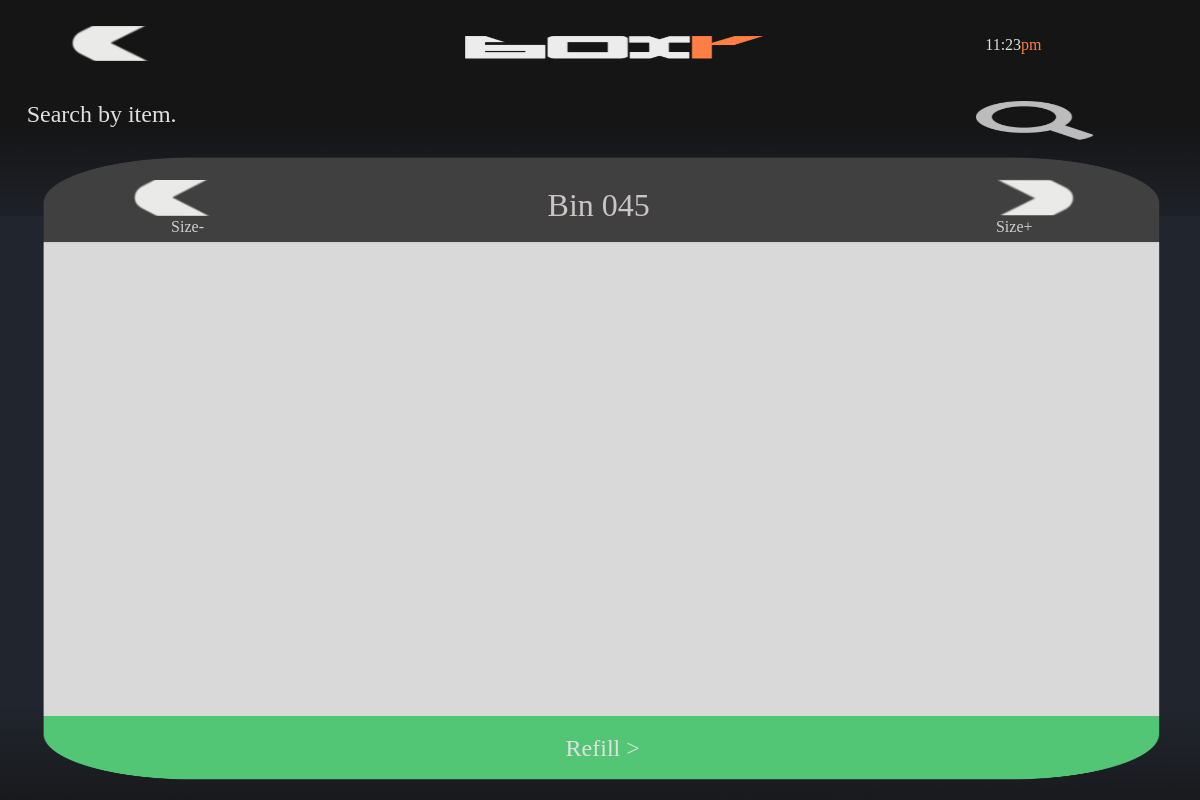
/search/item/00051054010743, run on an earlier commit of the app's database.
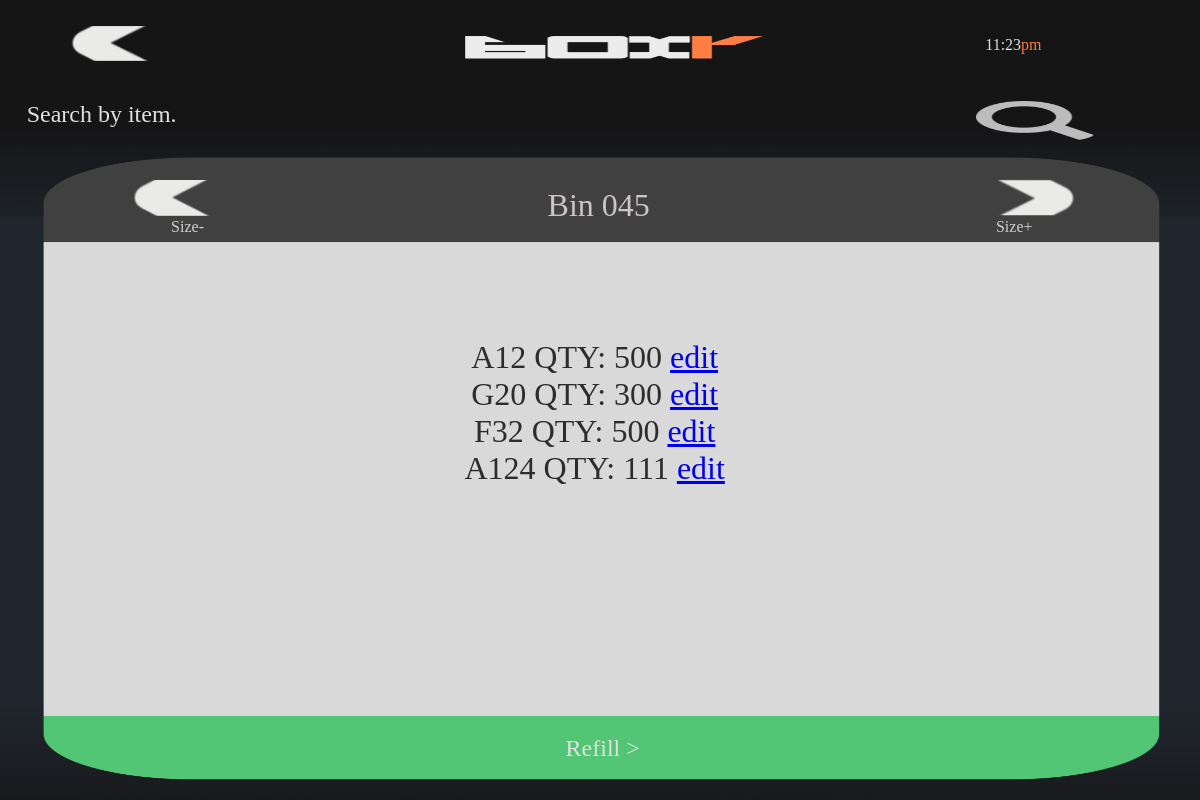
And on a later commit of the database.
### main/models.py (models this page shows, shortened)
class Products_On_Pallets(models.Model):
    product = models.ForeignKey(Product, on_delete=models.CASCADE)
    pallet = models.ForeignKey(Pallets, on_delete=models.CASCADE)
    qty = models.IntegerField(default=0)

class Pallets(models.Model):
    products = models.ManyToManyField(Product, through="Products_On_Pallets")
    location = models.CharField(max_length=50, default="Floor")

### main/views.py (the view)
# urls.py: path('search/item/<int:id>', views.search_item_detail, name='search-item-detail'),
def search_item_detail(request,id):
    context = {}
    id = (str(id).rjust(14, '0'))
    context["id"] = id
    context["products"] = Products_On_Pallets.objects.filter(product = id)
    return render(request, "main/search/item/page2results.html", context)

### main/templates/main/search/item/page2results.html (shortened to what this page needs)
<!DOCTYPE html>
<html><head><meta name="GCD" content="YTk3ODQ3ZWZhN2I4NzZmMzBkNTEwYjJl6179a89adfee22307981cf44b5ab21f5"/>
  {% load static %}
  <link rel="stylesheet" href="{% static 'css/main.css' %}" />
</head>
<body>
  <gwd-genericad id="gwd-ad">
    <gwd-pagedeck class="gwd-page-container" id="pagedeck" data-gwd-offset-top="0px" data-gwd-offset-left="0px">
      <gwd-page id="page1" class="gwd-page-wrapper gwd-page-size gwd-lightbox gwd-page-1f4d" data-gwd-width="100%" data-gwd-height="100%">
        <div class="gwd-page-content gwd-page-size">
          <gwd-image id="pageBG" source="{% static 'images/searchItem/results/home_mockup_BG.png' %}" scaling="stretch" class="gwd-image-1l7d"></gwd-image>
          <gwd-image id="headerBG" source="{% static 'images/searchItem/results/home_mockup_TIMEBG.png' %}" scaling="stretch" class="gwd-image-pqq6"></gwd-image>
          <gwd-image id="clipboardBG" source="{% static 'images/searchItem/results/results_mockup_2.png' %}" scaling="stretch" class="gwd-image-xy44"></gwd-image>
          <gwd-image id="topBar" source="{% static 'images/searchItem/results/topBar.png' %}" scaling="stretch" class="gwd-image-1rbp"></gwd-image>
          <gwd-image id="logoBoxr" source="{% static 'images/searchItem/results/home_logo.png' %}" scaling="stretch" class="gwd-image-1q3q"></gwd-image>
          <gwd-imagebutton id="buttonBack" onclick="location.href = '/search/item/page1'" up-image="{% static 'images/searchItem/results/backArrow.png' %}" over-image="{% static 'images/searchItem/results/backArrow.png' %}" down-image="{% static 'images/searchItem/results/backArrow.png' %}" scaling="cover" class="gwd-imagebutton-4wfy gwd-imagebutton-17k0"></gwd-imagebutton>
          <gwd-imagebutton id="sizeDownButt" up-image="{% static 'images/searchItem/results/backArrow.png' %}" over-image="{% static 'images/searchItem/results/backArrow.png' %}" down-image="{% static 'images/searchItem/results/backArrow.png' %}" scaling="cover" class="gwd-imagebutton-4wfy gwd-imagebutton-cvs3 gwd-imagebutton-2rt2"></gwd-imagebutton>
          <gwd-imagebutton id="sizeUpButt" up-image="{% static 'images/searchItem/results/backArrow.png' %}" over-image="{% static 'images/searchItem/results/backArrow.png' %}" down-image="{% static 'images/searchItem/results/backArrow.png' %}" scaling="cover" class="gwd-imagebutton-4wfy gwd-imagebutton-cvs3 gwd-imagebutton-1ay1"></gwd-imagebutton><span class="gwd-span-l190" id="timeDispSmall"><span class="gwd-span-rbea" id="12hdisp">6:21</span><span class="gwd-span-1x1k" id="numbers">pm</span></span><span class="gwd-span-b32t" id="resultsLabel">Search by item.</span>
          <gwd-image id="headerIcon" source="{% static 'images/searchItem/results/search_1.png' %}" scaling="stretch" class="gwd-image-569z"></gwd-image>
          <span class="gwd-span-1m6s gwd-span-1707" id="refilButtLabel">Refill &gt;</span>
          <gwd-imagebutton id="refillButt" up-image="" over-image="" down-image="" scaling="cover" class="gwd-imagebutton-13dk"></gwd-imagebutton>
          <p class="gwd-p-1wyt" id="binLabel">Bin 045</p>
          <p class="gwd-p-po7s gwd-p-q9jk">Size-</p>
          <p class="gwd-p-po7s gwd-p-1hs9">Size+</p>
          <p class="gwd-p-1aym" id="searchCriteriaLabel">{{item}}</p>
          <div class="gwd-p-2aym" style="overflow-y:scroll">
            {% for p in products %}
            <p>{{ p.pallet.location }} QTY: {{ p.qty }}  <a href="{% url 'edit-item' item_id=p.id  %}"> edit </a></p>
            {% endfor %}
          </div>
        </div>
      </gwd-page>
    </gwd-pagedeck>
  </gwd-genericad>
  <div style="height: 100px; overflow: auto;">
  </div>
</body></html>

### main/templates/main/search/item/page2results.html (style rules this page uses)
gwd-page { display:block }
.gwd-pagedeck { position:relative;display:block }
.gwd-pagedeck>.gwd-page { position:absolute;top:0;left:0;-webkit-transition-property:-webkit-transform,opacity;-moz-transition-property:transform,opacity;transition-property:transform,opacity }
gwd-image { display:inline-block }
.gwd-lightbox { overflow:hidden }
p { margin:0px }
html,body { width:100%;height:100%;margin:0px }
.gwd-page-container { position:absolute;width:100%;height:100% }
.gwd-page-content { background-color:transparent;transform:matrix3d(1, 0, 0, 0, 0, 1, 0, 0, 0, 0, 1, 0, 0, 0, 0, 1);-webkit-transform:matrix3d(1, 0, 0, 0, 0, 1, 0, 0, 0, 0, 1, 0, 0, 0, 0, 1);-moz-transform:matrix3d(1, 0, 0, 0, 0, 1, 0, 0, 0, 0, 1, 0, 0, 0, 0, 1);perspective:1400px;-webkit-perspective:1400px;-moz-perspective:1400px;transform-style:preserve-3d;-webkit-transform-style:preserve-3d;-moz-transform-style:preserve-3d;position:absolute }
.gwd-page-wrapper { background-color:#fff;position:absolute;transform:translateZ(0);-webkit-transform:translateZ(0);-moz-transform:translateZ(0) }
.gwd-page-size { width:100%;height:100% }
.gwd-page-1f4d { background-image:none;background-color:#000 }
.gwd-image-1l7d { position:absolute;left:0px;top:0px;width:100%;height:100% }
.gwd-image-pqq6 { position:absolute;background-image:none;background-color:transparent;width:100%;height:100%;left:0px;top:-103px }
.gwd-image-1q3q { position:absolute;width:100%;height:100%;left:0px;top:0px }
.gwd-imagebutton-4wfy { position:absolute;width:8.89%;height:4.4%;left:5.78%;top:3.19% }
.gwd-image-1rbp { position:absolute;width:100%;height:110%;left:0%;top:0% }
.gwd-span-l190 { position:absolute;color:#fff;font-family:nexalight;transform-origin:50% 50% 0px;-webkit-transform-origin:50% 50% 0px;-moz-transform-origin:50% 50% 0px;width:15.56%;height:2.31%;left:76.67%;font-size:2vh;text-align:center;top:4.51% }
.gwd-span-1x1k { color:#ff7e44 }
.gwd-span-rbea { color:#e0e0e0 }
.gwd-span-b32t { position:absolute;font-family:NexaBold;transform-origin:50% 50% 0px;-webkit-transform-origin:50% 50% 0px;-moz-transform-origin:50% 50% 0px;color:#e0e0e0;left:2.22%;top:12.65%;width:67.33%;height:4.84%;font-size:3vh }
.gwd-image-569z { position:absolute;top:12.65%;width:9.78%;height:4.81%;left:81.35% }
.gwd-span-1m6s { position:absolute;left:46px;font-family:NexaBold;width:354px;transform-origin:50% 50% 0px;-webkit-transform-origin:50% 50% 0px;-moz-transform-origin:50% 50% 0px;text-align:center;height:26px;top:500px;font-size:3vh;color:#e0e0e0 }
.gwd-span-1707 { width:78.67%;height:2.86%;left:10.89%;top:91.86% }
.gwd-image-xy44 { position:absolute;left:0%;width:100.46%;top:4.4%;height:97% }
.gwd-imagebutton-13dk { position:absolute;width:94.44%;height:8.25%;left:2.89%;top:89.22% }
.gwd-imagebutton-cvs3 { left:10.22%;top:22.55% }
.gwd-imagebutton-1ay1 { left:81.33%;top:22.55%;width:8.89%;height:4.4%;transform-origin:50% 50%;-webkit-transform-origin:50% 50%;-moz-transform-origin:50% 50%;transform-style:preserve-3d;-webkit-transform-style:preserve-3d;-moz-transform-style:preserve-3d;transform:translate3d(-6px, 0, 0) rotateZ(-179.935deg);-webkit-transform:translate3d(-6px, 0, 0) rotateZ(-179.935deg);-moz-transform:translate3d(-6px, 0, 0) rotateZ(-179.935deg) }
.gwd-imagebutton-17k0 { left:5.78%;top:3.19% }
.gwd-imagebutton-2rt2 { left:10.89% }
.gwd-p-1wyt { position:absolute;text-align:center;font-family:nexabold;color:#cbc5c5;left:19.78%;font-size:4vh;width:60.22%;transform-origin:50% 50% 0px;-webkit-transform-origin:50% 50% 0px;-moz-transform-origin:50% 50% 0px;height:3.96%;top:23.32% }
.gwd-p-po7s { position:absolute;left:26px;width:88.6667px;height:20.9792px;top:248px;text-align:center;font-family:nexalight;color:#cfcfcf;font-size:2vh }
.gwd-p-1hs9 { left:74.67%;top:27.28%;width:19.7%;height:2.31% }
.gwd-p-1aym { position:absolute;text-align:center;transform-origin:50% 50% 0px;-webkit-transform-origin:50% 50% 0px;-moz-transform-origin:50% 50% 0px;font-family:nexalight;color:#2d2d2d;font-size:4vh;left:10.22%;top:35.42%;width:78.67%;height:3.96% }
.gwd-p-2aym { position:absolute;text-align:center;transform-origin:50% 50% 0px;-webkit-transform-origin:50% 50% 0px;-moz-transform-origin:50% 50% 0px;font-family:nexalight;color:#2d2d2d;font-size:4vh;left:10.22%;top:42.42%;width:78.67%;height:43.96% }
.gwd-p-q9jk { left:5.78%;top:27.28%;width:19.7%;height:2.31% }

What changed in the data, as far as the page shows it:
added Products_On_Pallets: pallet.location "A12", qty "500"
added Products_On_Pallets: pallet.location "G20", qty "300"
added Products_On_Pallets: pallet.location "F32", qty "500"
added Products_On_Pallets: pallet.location "A124", qty "111"
